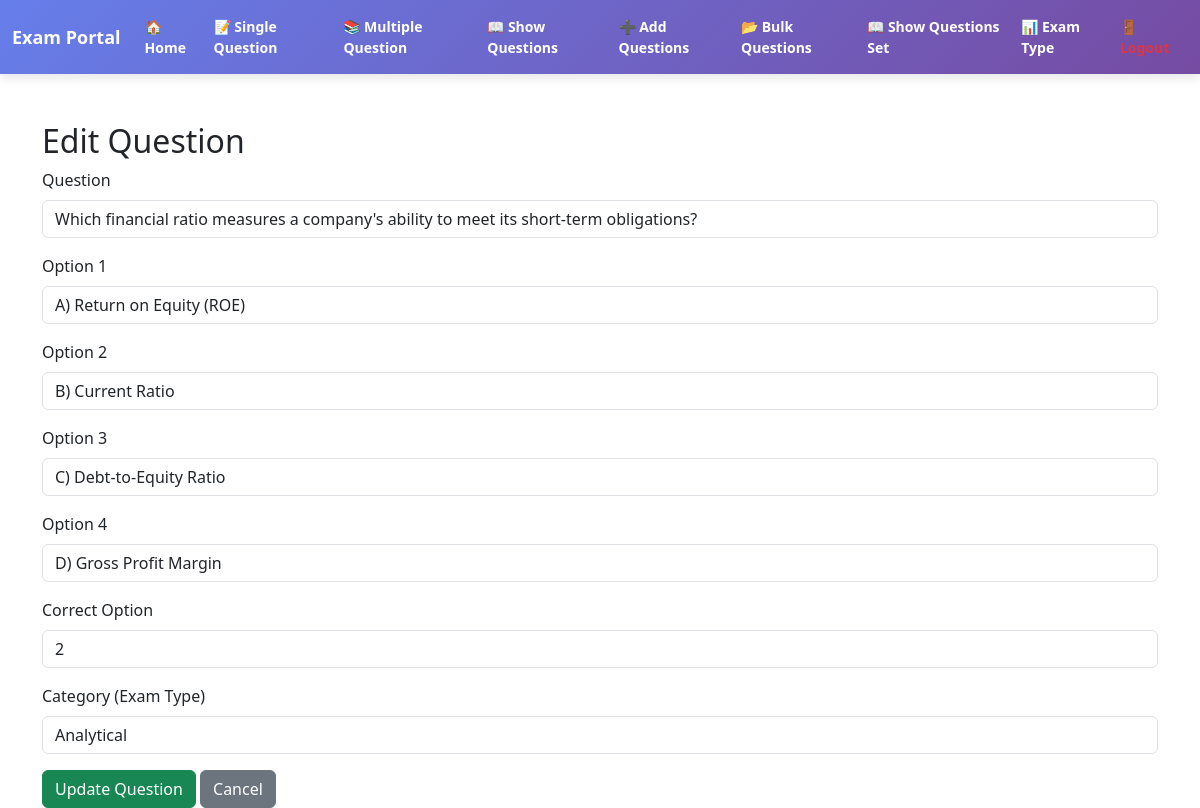
The page /edit_question.php?id=1 on the database as committed earlier.
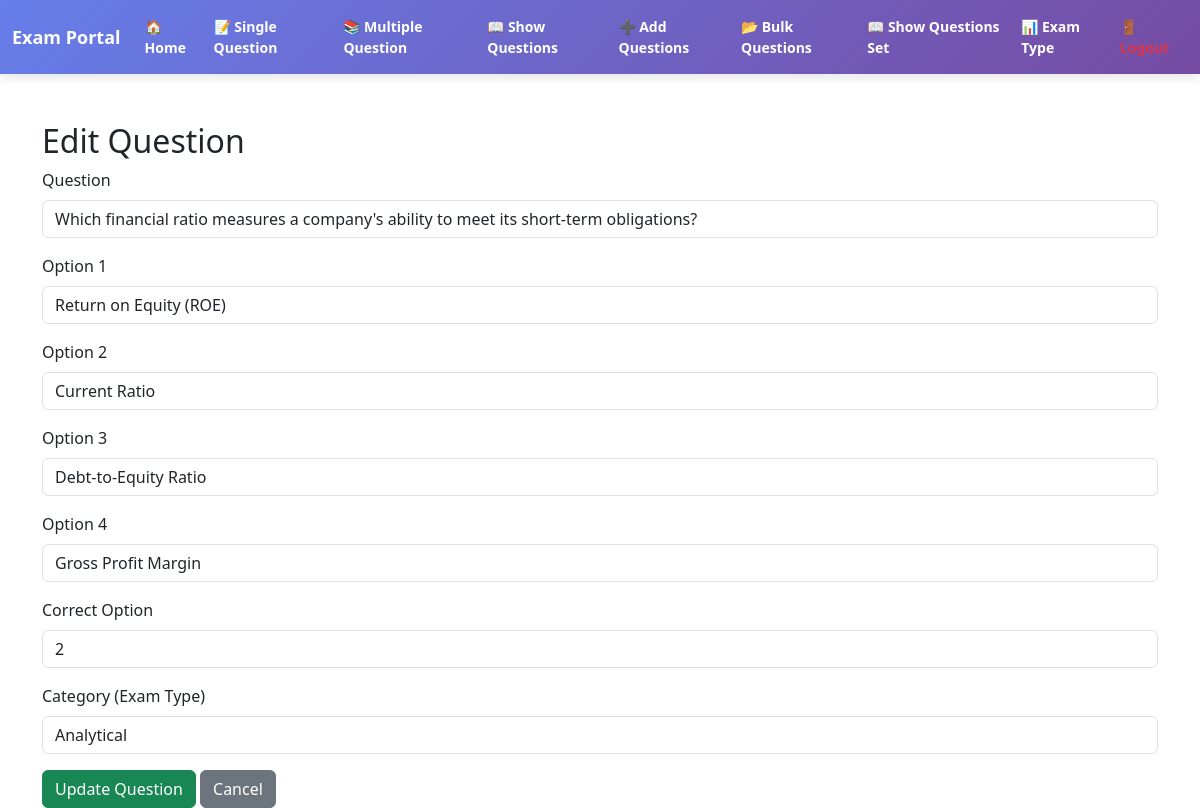
The same page on the database as committed later.
### tables this page shows
CREATE TABLE `questions` (
  `id` int(11) NOT NULL,
  `exam_type` text DEFAULT NULL,
  `question` text DEFAULT NULL,
  `option1` varchar(255) DEFAULT NULL,
  `option2` varchar(255) DEFAULT NULL,
  `option3` varchar(255) DEFAULT NULL,
  `option4` varchar(255) DEFAULT NULL,
  `correct_option` int(11) DEFAULT NULL,
  `level` int(2) NOT NULL,
  `status` int(6) NOT NULL DEFAULT 1
);

### edit_question.php (the view, shortened to what this page needs)
<?php
include 'conn.php';
$id = $conn->real_escape_string($_GET['id']);
$result = $conn->query("SELECT * FROM questions WHERE id='$id'");
$question = $result->fetch_assoc();
?>
<!DOCTYPE html>
<html>
<head>
    <link rel="stylesheet" href="https://cdnjs.cloudflare.com/ajax/libs/bootstrap/5.3.0/css/bootstrap.min.css">
</head>
<body>
<?php include 'header2.php';?>
<div class="container mt-5">
    <h2>Edit Question</h2>
    <form method="POST">
        <div class="mb-3">
            <label class="form-label">Question</label>
            <input type="text" name="question" class="form-control" value="<?php echo htmlspecialchars($question['question']); ?>" required>
        </div>
        <div class="mb-3">
            <label class="form-label">Option 1</label>
            <input type="text" name="option1" class="form-control" value="<?php echo htmlspecialchars($question['option1']); ?>" required>
        </div>
        <div class="mb-3">
            <label class="form-label">Option 2</label>
            <input type="text" name="option2" class="form-control" value="<?php echo htmlspecialchars($question['option2']); ?>" required>
        </div>
        <div class="mb-3">
            <label class="form-label">Option 3</label>
            <input type="text" name="option3" class="form-control" value="<?php echo htmlspecialchars($question['option3']); ?>" required>
        </div>
        <div class="mb-3">
            <label class="form-label">Option 4</label>
            <input type="text" name="option4" class="form-control" value="<?php echo htmlspecialchars($question['option4']); ?>" required>
        </div>
        <div class="mb-3">
            <label class="form-label">Correct Option</label>
            <input type="text" name="correct_option" class="form-control" value="<?php echo htmlspecialchars($question['correct_option']); ?>" required>
        </div>
        <div class="mb-3">
            <label class="form-label">Category (Exam Type)</label>
            <input type="text" name="exam_type" class="form-control" value="<?php echo htmlspecialchars($question['exam_type']); ?>" required>
        </div>
        <button type="submit" class="btn btn-success">Update Question</button>
        <a href="view_questions.php" class="btn btn-secondary">Cancel</a>
    </form>
</div>
</body>
</html>

Rows that differ between the two databases and show on the page:
changed questions "Analytical": option1 "A) Return on Equity (ROE)" → "Return on Equity (ROE)"; option2 "B) Current Ratio" → "Current Ratio"; option3 "C) Debt-to-Equity Ratio" → "Debt-to-Equity Ratio"; option4 "D) Gross Profit Margin" → "Gross Profit Margin"
